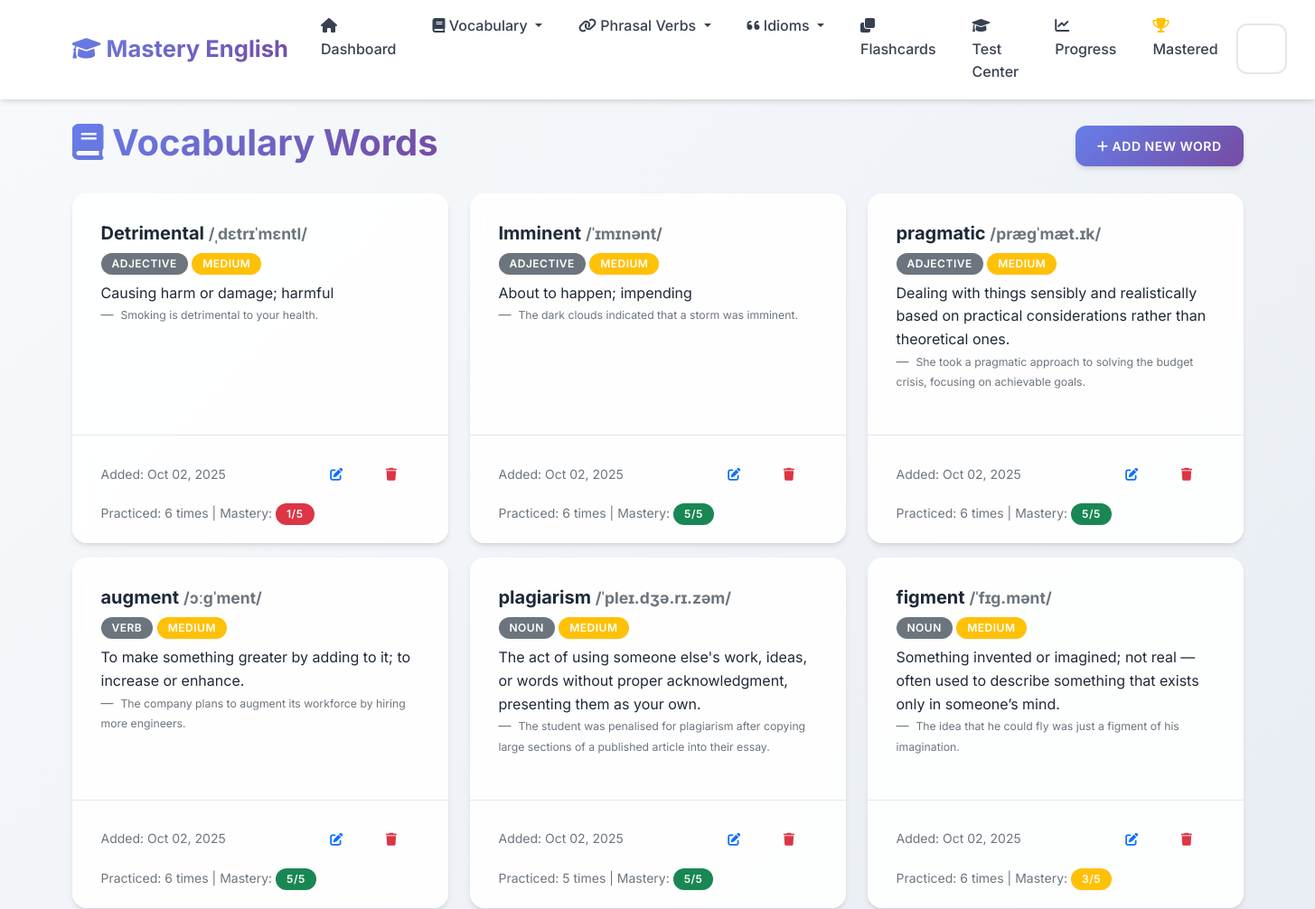
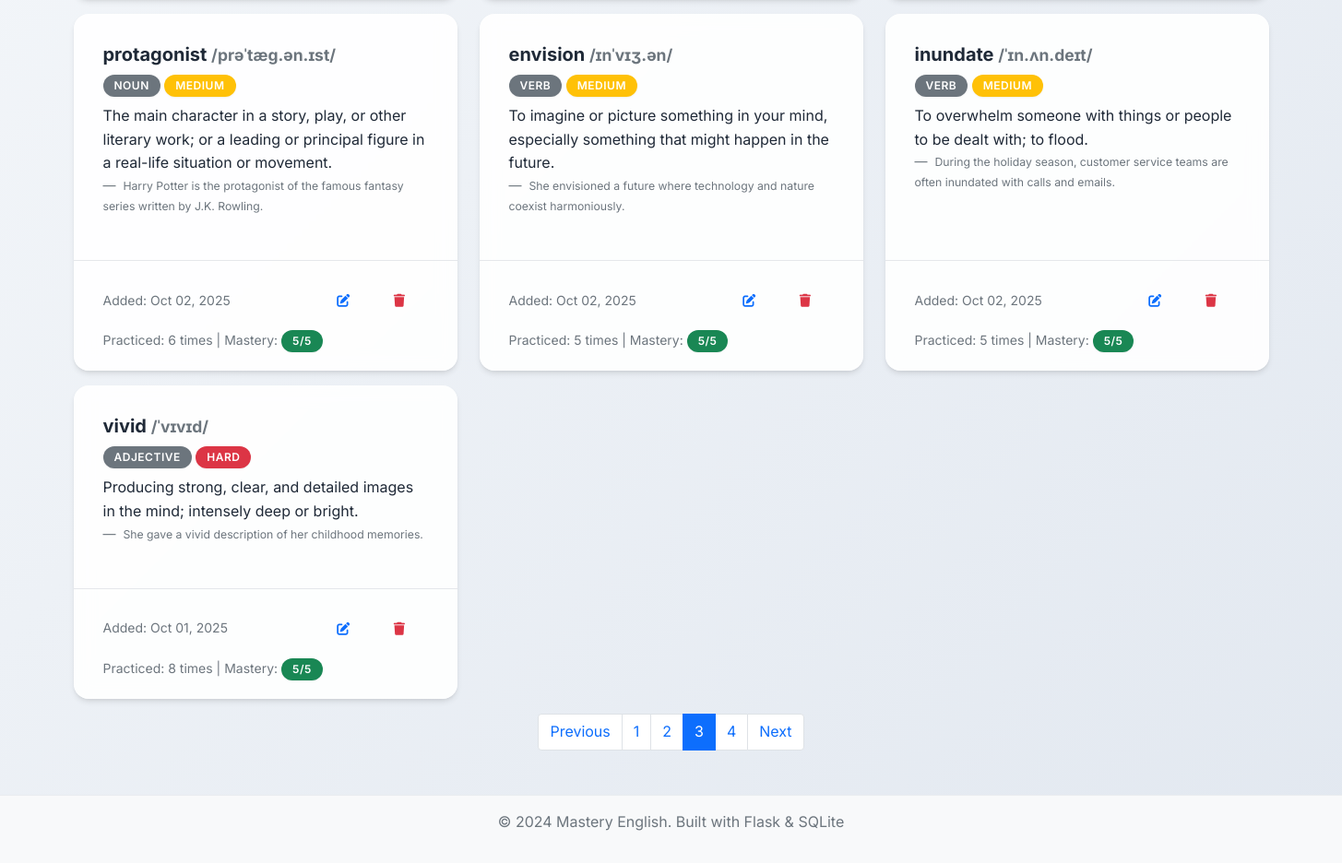
The app's page /vocabulary?page=3, older data (2 pictures, top to bottom).
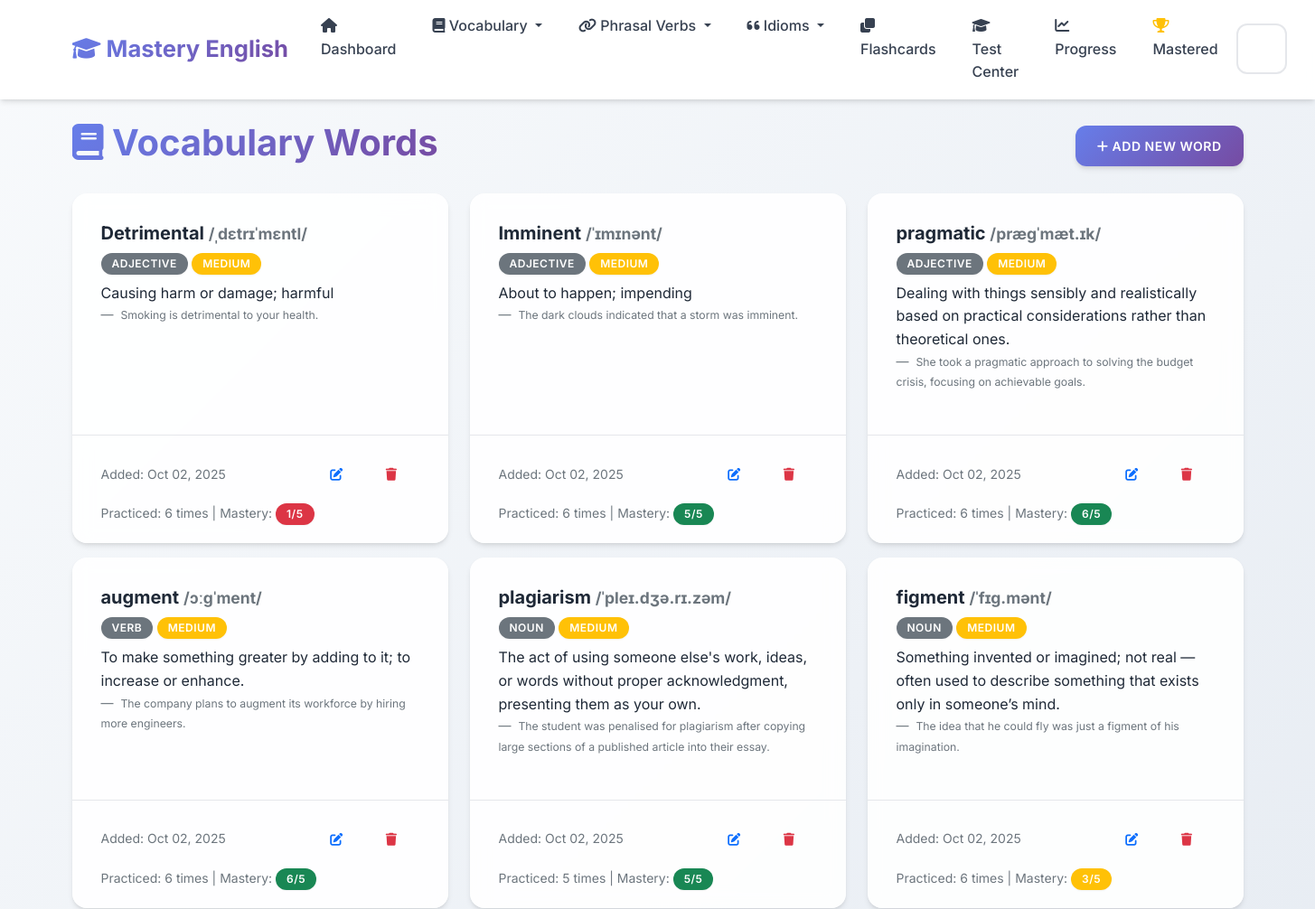
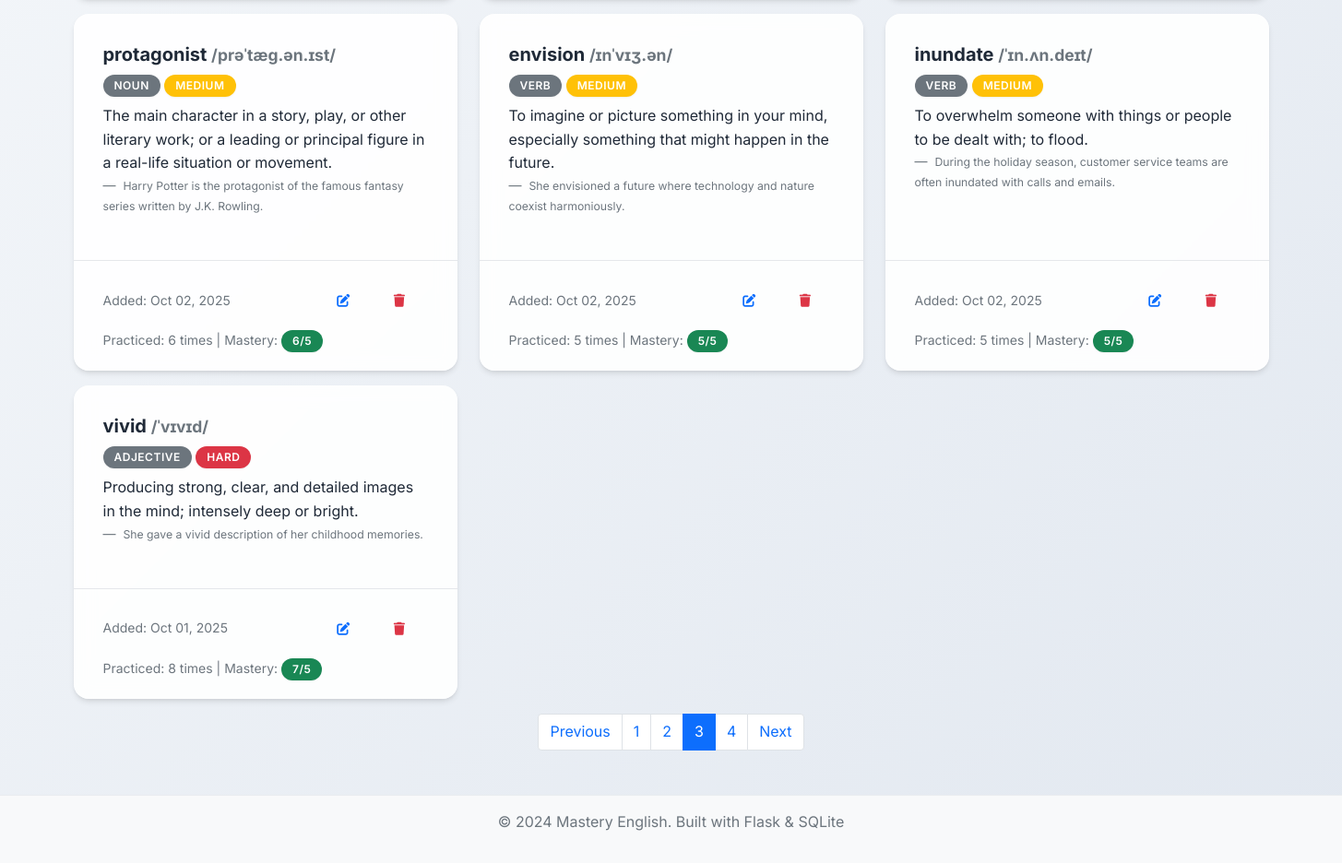
The same page, newer data (2 pictures, top to bottom).
### app.py (models this page shows, shortened)
class VocabularyWord(db.Model):
    __tablename__ = 'vocabulary_words'
    id = db.Column(db.Integer, primary_key=True)
    word = db.Column(db.String(100), nullable=False)
    definition = db.Column(db.Text, nullable=False)
    example_sentence = db.Column(db.Text)
    pronunciation = db.Column(db.String(100))
    part_of_speech = db.Column(db.String(50))
    difficulty_level = db.Column(db.String(20), default='medium')
    date_added = db.Column(db.DateTime, default=datetime.utcnow)
    times_practiced = db.Column(db.Integer, default=0)
    last_practiced = db.Column(db.DateTime)
    mastery_level = db.Column(db.Integer, default=0)

### app.py (the view)
@app.route('/vocabulary')
def vocabulary_list():
    page = request.args.get('page', 1, type=int)
    words = VocabularyWord.query.order_by(VocabularyWord.date_added.desc()).paginate(
        page=page, per_page=10, error_out=False)
    return render_template('vocabulary_list.html', words=words)

### templates/vocabulary_list.html (shortened to what the changed rows need)
{% extends "base.html" %}
{% block content %}
<div class="row">
    <div class="col-12">
        <div class="d-flex justify-content-between align-items-center mb-4">
            <h1>
                <i class="fas fa-book"></i> Vocabulary Words
            </h1>
        </div>
    </div>
</div>
{% if words.items %}
    <div class="row">
        {% for word in words.items %}
            <div class="col-md-6 col-lg-4 mb-3">
                <div class="card h-100">
                    <div class="card-body">
                        <h5 class="card-title">
                            {{ word.word }}
                            {% if word.pronunciation %}
                                <small class="text-muted">{{ word.pronunciation }}</small>
                            {% endif %}
                        </h5>
                        {% if word.part_of_speech %}
                            <span class="badge bg-secondary mb-2">{{ word.part_of_speech }}</span>
                        {% endif %}
                        <span class="badge bg-{% if word.difficulty_level == 'easy' %}success{% elif word.difficulty_level == 'hard' %}danger{% else %}warning{% endif %} mb-2">
                            {{ word.difficulty_level.title() }}
                        </span>
                        <p class="card-text">{{ word.definition }}</p>
                        {% if word.example_sentence %}
                            <blockquote class="blockquote-footer">
                                <small>{{ word.example_sentence }}</small>
                            </blockquote>
                        {% endif %}
                    </div>
                    <div class="card-footer bg-transparent">
                        <div class="d-flex justify-content-between align-items-center">
                            <small class="text-muted">
                                Added: {{ word.date_added.strftime('%b %d, %Y') }}
                            </small>
                            <div class="btn-group" role="group">
                                <a href="{{ url_for('edit_vocabulary', id=word.id) }}" class="btn btn-sm btn-outline-primary">
                                    <i class="fas fa-edit"></i>
                                </a>
                                <button type="button" class="btn btn-sm btn-outline-danger" onclick="confirmDelete('{{ word.word }}', '{{ url_for('delete_vocabulary', id=word.id) }}')">
                                    <i class="fas fa-trash"></i>
                                </button>
                            </div>
                        </div>
                        {% if word.times_practiced > 0 %}
                            <div class="mt-2">
                                <small class="text-muted">
                                    Practiced: {{ word.times_practiced }} times
                                    | Mastery:
                                    <span class="badge bg-{% if word.mastery_level >= 4 %}success{% elif word.mastery_level >= 2 %}warning{% else %}danger{% endif %}">
                                        {{ word.mastery_level }}/5
                                    </span>
                                </small>
                            </div>
                        {% endif %}
                    </div>
                </div>
            </div>
        {% endfor %}
    </div>
{% endif %}
{% endblock %}

Row changes from the older to the newer data that the page shows:
changed VocabularyWord "pragmatic": mastery_level "5" → "6"
changed VocabularyWord "augment": mastery_level "5" → "6"
changed VocabularyWord "protagonist": mastery_level "5" → "6"
changed VocabularyWord "vivid": mastery_level "5" → "7"
